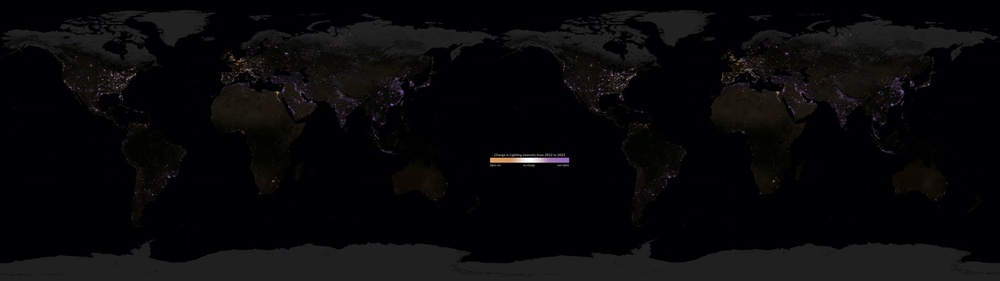
#> input picture data/nightlights/keyframes/change_map.jpg, 1000 x 281 px, shrunk from 2048 x 576 before the run
$ python build_lut.py ../data/nightlights/keyframes/change_map.jpg ../data/nightlights/keyframes/year_2012.jpg 1.0 1.0 5
#> lines starting #> are read from the running program, lines starting #| are printed output that depends on the picture
import sys, json, os
import cv2, numpy as np

img, folder, tmin, tmax = sys.argv[1], sys.argv[2], float(sys.argv[3]), float(sys.argv[4])
im = cv2.imread(img)
#> im is the input picture: shape (281, 1000, 3); mean B, G, R 9.3, 8.5, 9
hsv = cv2.cvtColor(im, cv2.COLOR_BGR2HSV).astype(np.int32)
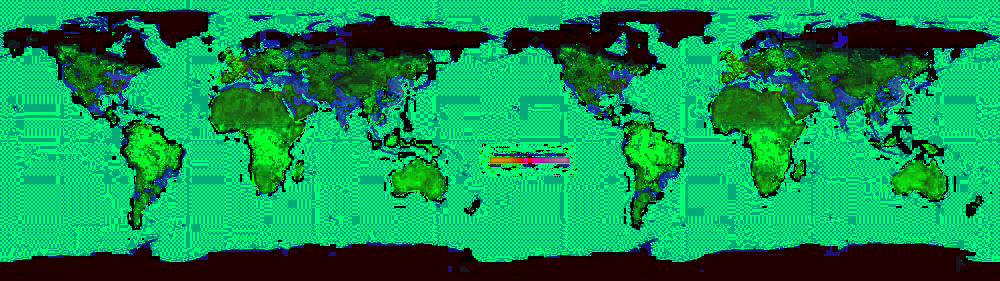
#> hsv: shape (281, 1000, 3) int32; mean B, G, R 83.3, 147.3, 10.3
H, W = hsv.shape[:2]
#> H = 281; W = 1000
y = int(sys.argv[5]) if len(sys.argv) > 5 else None
if y is None:   # pick the row through the bar that has the most saturated, bright pixels in the left 2/3 of the picture
    cand = [(int(((hsv[r, :int(W*.67), 1] > 120) & (hsv[r, :int(W*.67), 2] > 150)).sum()), r) for r in range(H)]
    y = max(cand)[1]
row = hsv[y, :int(W*.67)]
#> row = 670 rows, first 8: [120, 255, 2], [120, 255, 2], [120, 170, 3], [120, 170, 3], [120, 255, 2], [120, 255, 2], [120, 170, 3], [120, 170, 3]
xs = np.where((row[:, 1] > 120) & (row[:, 2] > 150))[0]
#> xs = empty array
#> (the run stopped early here; a loop or call above may not have finished)
